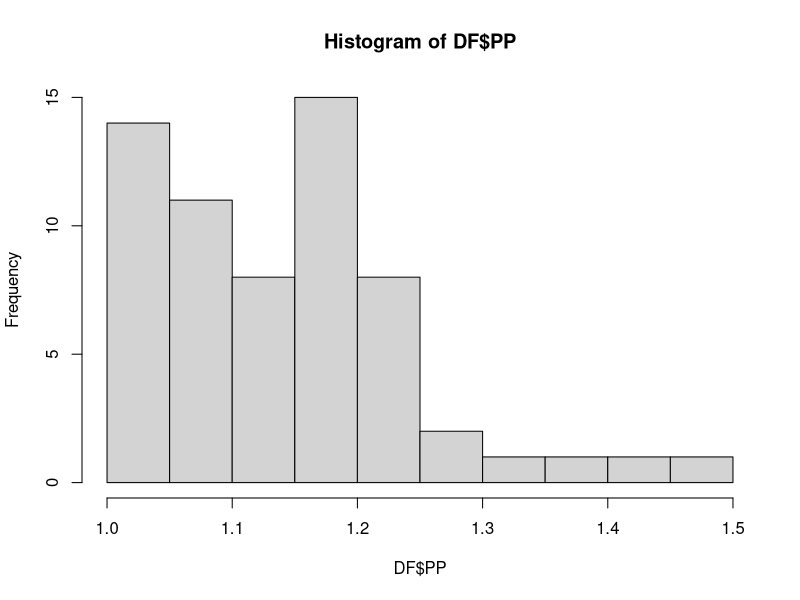

This chart was generated by the following R code:
## ---- chunk 1
library(readr)
## ---- chunk 2
DF<-read_csv("Lentejas.csv")
## ---- chunk 3
nrow(DF)
ncol(DF)
sum(is.na(DF))
sum(!complete.cases(DF))
## ---- chunk 4
str(DF)
## ---- chunk 5


# 📌 IDENTIFICACIÓN DE VARIABLES

# La función str(DF) permite ver la estructura del dataset y el tipo de cada variable:

# - num → variable numérica

# - chr → variable de texto (categórica)

# - factor → variable categórica

# ⚠️ IMPORTANTE:

# No todas las variables numéricas (num) son cuantitativas útiles.

# ✔ Variables cuantitativas:

# - Discretas: toman valores enteros (conteos)

# Ej: número de objetos (Rojas, Azules, etc.)

# - Continuas: pueden tomar valores decimales

# Ej: Precio, Peso, Largo

# ❌ Variables que NO se consideran cuantitativas:

# - Identificadores o códigos (ej: Grupo)

# - Variables categóricas codificadas como números (ej: Etapa)

# ✔ En resumen:

# str(DF) ayuda a identificar el tipo de variable,

# pero se necesita interpretación para clasificar correctamente

# en discreta, continua o categórica.

## ---- chunk 6
# 📌 Tamaño total de la muestra (número de filas)
nrow(DF)

# Cantidad de valores NO NA por cada columna
# is.na(DF) devuelve TRUE donde hay NA
# !is.na(DF) devuelve TRUE donde NO hay NA
# colSums(...) cuenta los TRUE por columna
colSums(!is.na(DF))

# Mínimo número de datos disponibles entre todas las variables
# (la columna con más valores faltantes)
min(colSums(!is.na(DF)))

# Nombre de la variable con más datos faltantes
# which.min(...) obtiene la posición del mínimo
# names(...) devuelve el nombre de la columna
names(which.min(colSums(!is.na(DF))))

# Número de filas completas (sin ningún NA)
# complete.cases(DF) devuelve TRUE si la fila no tiene NA
# sum(...) cuenta cuántas filas están completas
sum(complete.cases(DF))
## ---- chunk 7
# 📌 Mediana de la variable Rojas
# median(...) calcula el valor central de los datos ordenados
# na.rm = TRUE ignora los valores faltantes (NA)
median(DF$Rojas, na.rm = TRUE)





# 📌 (Extra) Coeficiente de variación de Rojas
# sd(...) calcula la desviación estándar
# mean(...) calcula el promedio
# CV mide la variabilidad relativa
cv_rojas <- (sd(DF$Rojas, na.rm = TRUE) / mean(DF$Rojas, na.rm = TRUE)) * 100

# Redondeamos a 2 decimales
round(cv_rojas, 2)
## ---- chunk 8
# 📌 Crear una nueva variable "Total"
# Suma la cantidad de cada color por fila (observación)
DF$Total <- DF$Rojas + DF$Azules + DF$Verdes + DF$Amarillas + DF$Naranjas

# 📌 Contar cuántas filas tienen valores válidos (sin NA en Total)
# is.na(...) detecta valores faltantes
# !is.na(...) identifica valores válidos
# sum(...) cuenta cuántos TRUE hay
sum(!is.na(DF$Total))

# 📌 Calcular el promedio del total de colores
# mean(...) calcula el promedio
# na.rm = TRUE ignora los valores NA
# round(..., 2) redondea a 2 decimales
round(mean(DF$Total, na.rm = TRUE), 2)
## ---- chunk 9
# 📌 Número de valores atípicos (outliers) en Rojas
length(boxplot.stats(DF$Rojas)$out)

# 📌 Primer cuartil (Q1) de Rojas
# 0.25 representa el 25% de los datos
# na.rm = TRUE ignora valores faltantes
quantile(DF$Rojas, 0.25, na.rm = TRUE)
## ---- chunk 10
# 📌 Crear la variable PP (proporción)
DF$PP <- DF$Neto / DF$Total   # Calcula PP como Neto dividido entre Total (fila por fila)

# 📌 Contar cuántos valores válidos tiene PP
sum(!is.na(DF$PP))            # Cuenta cuántos valores NO son NA (datos disponibles)

# 📌 Promedio (media)
mean(DF$PP, na.rm = TRUE)     # Calcula el promedio de PP ignorando valores faltantes

# 📌 Mediana
median(DF$PP, na.rm = TRUE)   # Calcula el valor central de PP (50% de los datos)

# 📌 Desviación estándar
sd(DF$PP, na.rm = TRUE)       # Mide qué tan dispersos están los valores respecto al promedio

# 📌 Varianza
var(DF$PP, na.rm = TRUE)      # Mide la variabilidad total (es el cuadrado de la desviación estándar)

# 📌 Cuartiles (Q1, Q2, Q3)
quantile(DF$PP, probs = c(0.25, 0.5, 0.75), na.rm = TRUE)
# 0.25 → Q1 (25%), 0.5 → mediana, 0.75 → Q3 (75%)

# 📌 Rango (mínimo y máximo)
range(DF$PP, na.rm = TRUE)    # Devuelve el valor mínimo y máximo de PP

# 📌 Amplitud (rango numérico)
diff(range(DF$PP, na.rm = TRUE))  
# Calcula la diferencia entre máximo y mínimo

# 📌 Outliers (valores atípicos)
boxplot.stats(DF$PP)$out      # Extrae los valores atípicos
length(boxplot.stats(DF$PP)$out)  
# Cuenta cuántos outliers hay

# 📌 Histograma (distribución)
hist(DF$PP)                   # Muestra cómo se distribuyen los valores de PP

# 📌 Resumen general
summary(DF$PP)                # Da un resumen completo: min, Q1, mediana, media, Q3, max

# 📌 Coeficiente de variación
cv_pp <- (sd(DF$PP, na.rm = TRUE) / mean(DF$PP, na.rm = TRUE)) * 100  
# Calcula la variabilidad relativa en porcentaje
round(cv_pp, 2)               # Redondea a 2 decimales
## ---- chunk 11
View(DF)
